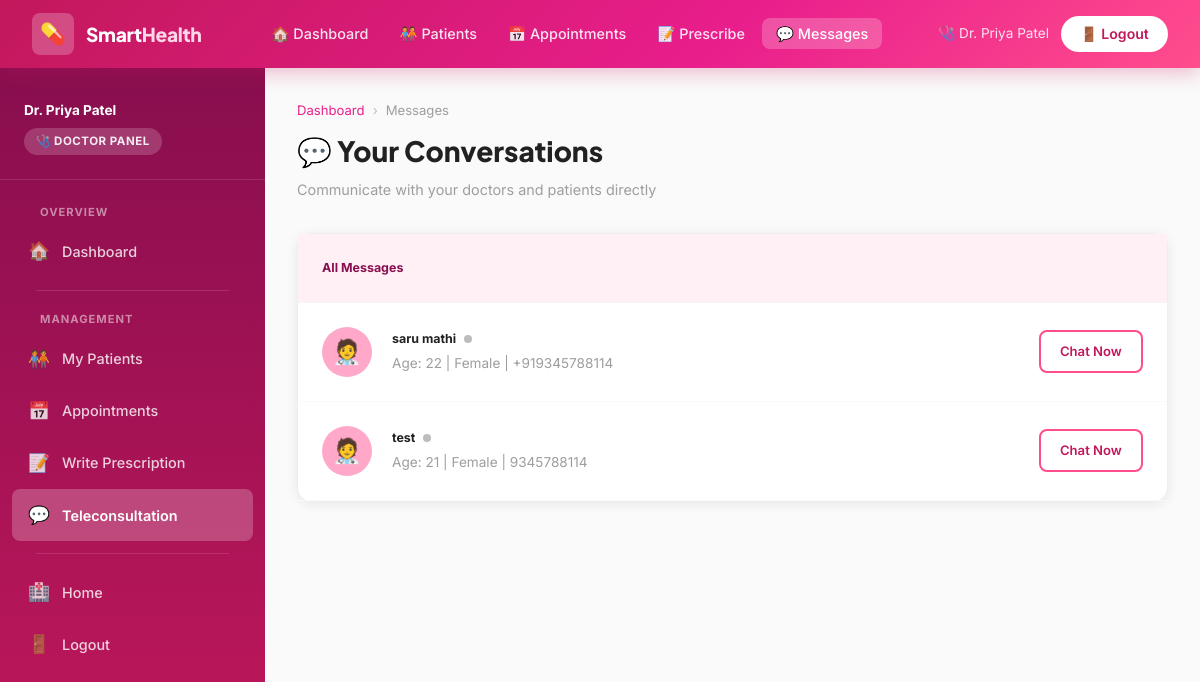
Screenshot of /chat/list (signed in) with the database file from the repository.
### tables this page shows
CREATE TABLE users (
            id INTEGER PRIMARY KEY AUTOINCREMENT,
            name TEXT NOT NULL,
            email TEXT UNIQUE NOT NULL,
            password TEXT NOT NULL,
            role TEXT NOT NULL DEFAULT 'patient',
            phone TEXT,
            age INTEGER,
            gender TEXT,
            specialization TEXT,
            status TEXT DEFAULT 'active',
            created_at TEXT
        );

### app.py (the view)
@app.route('/chat/list')
@login_required
def chat_list():
    db = get_db()
    user_id = session['user_id']
    role = session['role']
    if role == 'patient':
        contacts = db.execute('''
            SELECT DISTINCT u.id, u.name, u.role, u.specialization
            FROM users u
            JOIN appointments a ON (u.id = a.doctor_id OR u.id = a.patient_id)
            WHERE (a.patient_id = ? OR a.doctor_id = ?) AND u.id != ? AND u.role = 'doctor'
            UNION
            SELECT DISTINCT u.id, u.name, u.role, u.specialization
            FROM users u
            JOIN messages m ON (u.id = m.sender_id OR u.id = m.receiver_id)
            WHERE (m.sender_id = ? OR m.receiver_id = ?) AND u.id != ? AND u.role = 'doctor'
        ''', (user_id, user_id, user_id, user_id, user_id, user_id)).fetchall()
    else:
        contacts = db.execute('''
            SELECT DISTINCT u.id, u.name, u.role, u.phone, u.age, u.gender
            FROM users u
            JOIN appointments a ON (u.id = a.patient_id OR u.id = a.doctor_id)
            WHERE (a.doctor_id = ? OR a.patient_id = ?) AND u.id != ? AND u.role = 'patient'
            UNION
            SELECT DISTINCT u.id, u.name, u.role, u.phone, u.age, u.gender
            FROM users u
            JOIN messages m ON (u.id = m.sender_id OR u.id = m.receiver_id)
            WHERE (m.sender_id = ? OR m.receiver_id = ?) AND u.id != ? AND u.role = 'patient'
        ''', (user_id, user_id, user_id, user_id, user_id, user_id)).fetchall()
    return render_template('chat/list.html', contacts=contacts)

### app.py (called while the page is built)
def login_required(f):
    from functools import wraps
    @wraps(f)
    def decorated(*args, **kwargs):
        if 'user_id' not in session:
            flash('Please login first.', 'warning')
            return redirect(url_for('login'))
        return f(*args, **kwargs)
    return decorated

### database.py (called while the page is built)
def get_db():
    from flask import current_app
    if 'db' not in g:
        g.db = sqlite3.connect(DATABASE)
        g.db.row_factory = sqlite3.Row
    return g.db

### templates/chat/list.html (shortened to what this page needs)
{% if session['role'] == 'patient' %}
    {% extends "patient/base_patient.html" %}
{% elif session['role'] == 'doctor' %}
    {% extends "doctor/base_doctor.html" %}
{% else %}
    {% extends "base.html" %}
{% endif %}
{% block content %}
<div class="page-header">
  <div class="breadcrumb"><a href="{{ url_for('patient_dashboard' if session['role'] == 'patient' else 'doctor_dashboard') }}">Dashboard</a><span>›</span>Messages</div>
  <h1>💬 Your Conversations</h1>
  <p>Communicate with your doctors and patients directly</p>
</div>
<div class="card">
  <div class="card-body" style="padding: 0;">
    <div style="border-bottom: 1px solid var(--gray-100); padding: 1.5rem; background: var(--pink-50);">
      <h5 style="margin: 0; color: var(--pink-700);">All Messages</h5>
    </div>
    <div style="max-height: 600px; overflow-y: auto;">
      {% if contacts %}
        {% for c in contacts %}
        <a href="{{ url_for('chat_session', target_id=c.id) }}" style="text-decoration: none; display: flex; align-items: center; padding: 1.5rem; border-bottom: 1px solid var(--gray-50); transition: background 0.2s;" onmouseover="this.style.background='var(--pink-50)'" onmouseout="this.style.background='transparent'">
          <div style="width: 50px; height: 50px; background: var(--pink-200); border-radius: 50%; display: flex; align-items: center; justify-content: center; font-size: 1.5rem; margin-right: 1.25rem;">
            {% if c.role == 'doctor' %}👨‍⚕️{% else %}🧑‍⚕️{% endif %}
          </div>
          <div style="flex: 1;">
            <div style="display: flex; align-items: center; gap: 0.5rem; margin-bottom: 0.25rem;">
              <h5 style="margin: 0; color: var(--gray-900);">{{ c.name }}</h5>
              <div id="statusDot-{{ c.id }}" class="status-dot offline" style="width: 8px; height: 8px; border-radius: 50%;"></div>
            </div>
            <div style="font-size: 0.85rem; color: var(--gray-500);">
              {% if c.role == 'doctor' %}
                {{ c.specialization or 'Specialist' }}
              {% else %}
                Age: {{ c.age or '-' }} | {{ c.gender or '-' }} | {{ c.phone or '-' }}
              {% endif %}
            </div>
          </div>
          <div style="text-align: right;">
            <span class="btn btn-sm btn-outline-pink">Chat Now</span>
          </div>
        </a>
        {% endfor %}
      {% else %}
        <div style="padding: 4rem; text-align: center; color: var(--gray-400);">
          <div style="font-size: 4rem; opacity: 0.4; margin-bottom: 1rem;">💬</div>
          <h5>No active conversations yet.</h5>
          <p>Start a consultation or book an appointment to begin chatting.</p>
        </div>
      {% endif %}
    </div>
  </div>
</div>
{% endblock %}

### static/css/style.css (style rules this page uses)
:root { --pink-50: #fff0f6; --pink-100: #ffd6e7; --pink-200: #ffa8c9; --pink-300: #ff79a8; --pink-400: #ff4d8d; --pink-500: #e91e8c; --pink-600: #c2185b; --pink-700: #880e4f; --pink-800: #560027; --white: #ffffff; --gray-50: #fafafa; --gray-100: #f5f5f5; --gray-200: #eeeeee; --gray-300: #e0e0e0; --gray-400: #bdbdbd; --gray-500: #9e9e9e; --gray-600: #757575; --gray-700: #616161; --gray-800: #424242; --gray-900: #212121; --success: #00c853; --warning: #ff6d00; --danger: #d50000; --info: #0091ea; --font-body: 'Inter', sans-serif; --font-heading: 'Plus Jakarta Sans', sans-serif; --shadow-sm: 0 1px 4px rgba(233,30,140,.10); --shadow-md: 0 4px 16px rgba(233,30,140,.15); --shadow-lg: 0 8px 32px rgba(233,30,140,.20); --shadow-card: 0 2px 12px rgba(0,0,0,.08); --radius-sm: 8px; --radius-md: 14px; --radius-lg: 20px; --radius-xl: 28px; --radius-full: 9999px; --trans: all .25s cubic-bezier(.4,0,.2,1); }
*, *::before, *::after { box-sizing: border-box; margin: 0; padding: 0; }
html { scroll-behavior: smooth; }
body { font-family: var(--font-body); color: var(--gray-900); background: var(--gray-50); font-size: 15px; line-height: 1.6; }
.card { background: var(--white); border-radius: var(--radius-md); box-shadow: var(--shadow-card); border: 1px solid var(--gray-200); transition: var(--trans); }
.card-body { padding: 1.5rem; }
.page-header { margin-bottom: 2rem; }
.page-header h1 { font-family: var(--font-heading); font-size: 1.75rem; font-weight: 800; color: var(--gray-900); margin-bottom: .25rem; }
.page-header p { color: var(--gray-500); font-size: .9rem; }
.breadcrumb { display: flex; align-items: center; gap: .5rem; font-size: .82rem; color: var(--gray-500); margin-bottom: .5rem; }
.breadcrumb a { color: var(--pink-500); text-decoration: none; }
.breadcrumb span { color: var(--gray-400); }
.btn { display: inline-flex; align-items: center; gap: .5rem; padding: .65rem 1.4rem; border-radius: var(--radius-sm); font-size: .9rem; font-weight: 600; text-decoration: none; border: none; cursor: pointer; transition: var(--trans); font-family: var(--font-body); }
.btn-sm { padding: .4rem .9rem; font-size: .82rem; }
.btn-outline-pink { background: transparent; color: var(--pink-600); border: 2px solid var(--pink-400); padding: .55rem 1.2rem; }
.status-dot { width: 8px; height: 8px; border-radius: 50%; }
.status-dot.offline { background: var(--gray-400); }

### templates/chat/list.html (style rules this page uses)
.status-dot.offline { background: #bdbdbd; }

### rows the page displays
users: name "saru mathi", age "22", gender "Female", phone "+919345788114"
users: name "test", age "21", gender "Female", phone "9345788114"

### other values shown
{{ session.name }} "Dr. Priya Patel"
